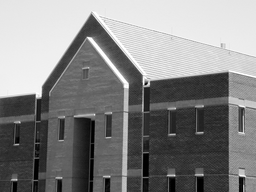
#> input picture Experiment_5/building.tif, 256 x 192 px, shrunk from 1114 x 834 before the run
$ jupyter execute '(a)_Edge_Detection.ipynb'
#> lines starting #> are read from the running program, lines starting #| are printed output that depends on the picture
#> further down, Image is the input picture: shape (192, 256); min 0, max 255, mean 133.3
[cell 1]
import cv2
import matplotlib.pyplot as plt
import numpy as np

# Function for Edge Detection

[cell 2]
def edge_detection(image, kernel_x, kernel_y):
    height, width = kernel_x.shape
    img_height, img_width = image.shape
#> img_height = 192; img_width = 256
    padded = np.pad(image, ((1,1),(1,1)), mode='constant', constant_values=0)
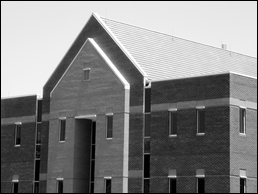
#> padded: shape (194, 258) float32; min 0, max 255, mean 130.9

    gradiant_x = np.zeros_like(image)
    gradiant_y = np.zeros_like(image)

    for r in range(img_height):
        for c in range(img_width):
            region = padded[r:r+height, c: c+width]
            gx = np.sum(region * kernel_x)
            gy = np.sum(region * kernel_y)
            gradiant_x[r,c] = gx
            gradiant_y[r,c] = gy
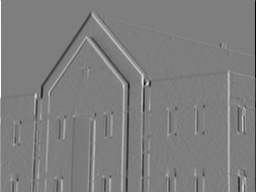
#> gradiant_x: shape (192, 256) float32; min -948, max 963, mean 0.5; drawn with min black and max white
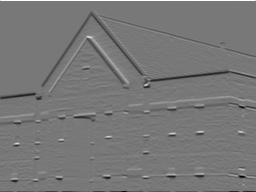
#> gradiant_y: shape (192, 256) float32; min -834, max 932, mean -3.5; drawn with min black and max white


    magnitude = np.sqrt(gradiant_x ** 2 + gradiant_y ** 2)
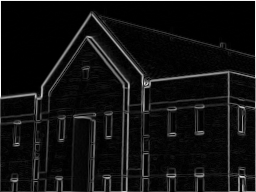
#> magnitude: shape (192, 256) float32; min 0, max 968.7, mean 67.1; drawn with min black and max white
    magnitude = (magnitude - np.min(magnitude)) / (np.max(magnitude) - np.min(magnitude)) * 255

    return np.uint8(magnitude)

# Sobel Operator

[cell 3]
def sobel(image):
    image = image.astype(np.float32)

    sobel_X = np.array([
        [-1,0,1],
        [-2,0,2],
        [-1,0,1]
    ], dtype=np.float32)

    sobel_Y = np.array([
        [-1,-2,-1],
        [0,0,0],
        [1,2,1]
    ], dtype=np.float32)

    return edge_detection(image, sobel_X, sobel_Y)

# Prewitt Operatior

[cell 4]
def prewitt(image):
    image = image.astype(np.float32)

    prewitt_x = np.array([
        [-1, 0, 1],
        [-1, 0, 1],
        [-1, 0, 1]
    ], dtype=np.float32)

    prewitt_y = np.array([
        [-1, -1, -1],
        [ 0,  0,  0],
        [ 1,  1,  1]
    ], dtype=np.float32)

    return edge_detection(image, prewitt_x, prewitt_y)

# Robert Operator

[cell 5]
def robert(image):
    image = image.astype(np.float32)

    robert_x = np.array([
        [-1,-0],
        [0,-1]
    ], dtype=np.float32)

    robert_y = np.array([
        [0,-1],
        [-1,0]
    ], dtype=np.float32)

    return edge_detection(image, robert_x, robert_y)
#> after the loop in edge_detection (call 3), `for r in range(img_height):`:
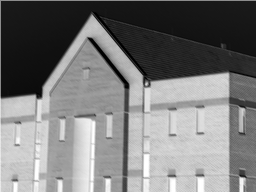
#> gradiant_x: shape (192, 256) float32; min -510, max 0, mean -265.5; drawn with min black and max white
#> in edge_detection (call 3), `magnitude = np.sqrt(gradiant_x ** 2 + gradiant_y ** 2)`:
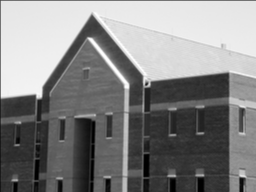
#> magnitude: shape (192, 256) float32; min 0, max 720.5, mean 375.7; drawn with min black and max white

# Load Image

[cell 6]
Image = cv2.imread('building.tif', cv2.IMREAD_GRAYSCALE)

sobel_edge = sobel(Image)
prewitt_edge = prewitt(Image)
roberts_edge = robert(Image)

plt.figure(figsize=(10, 10))

plt.subplot(2, 2, 1)
plt.imshow(Image, cmap='gray')
plt.title("Original Image")
plt.axis('off')

plt.subplot(2, 2, 2)
plt.imshow(sobel_edge, cmap='gray')
plt.title("Sobel Edge")
plt.axis('off')

plt.subplot(2, 2, 3)
plt.imshow(prewitt_edge, cmap='gray')
plt.title("Prewitt Edge")
plt.axis('off')

plt.subplot(2, 2, 4)
plt.imshow(roberts_edge, cmap='gray')
plt.title('Roberts Edge')
plt.axis('off')

plt.tight_layout()
plt.show()

$ run again, with Experiment_5/cards.tif copied over Experiment_5/building.tif
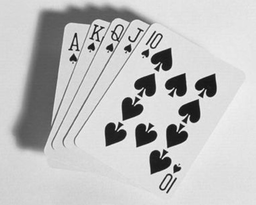
#> input picture Experiment_5/cards.tif, 256 x 205 px, shrunk from 556 x 446 before the run
#> Image is the input picture: shape (205, 256); min 10, max 253, mean 192.1
#> after the loop in edge_detection (call 3), `for r in range(img_height):`:
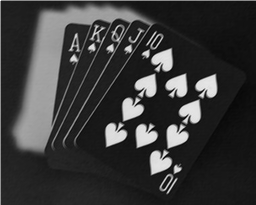
#> gradiant_y: shape (205, 256) float32; min -494, max 0, mean -382.2; drawn with min black and max white
#> in edge_detection (call 3), `magnitude = np.sqrt(gradiant_x ** 2 + gradiant_y ** 2)`:
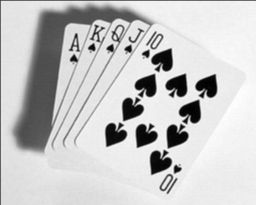
#> magnitude: shape (205, 256) float32; min 65.46, max 675.3, mean 540.8; drawn with min black and max white
